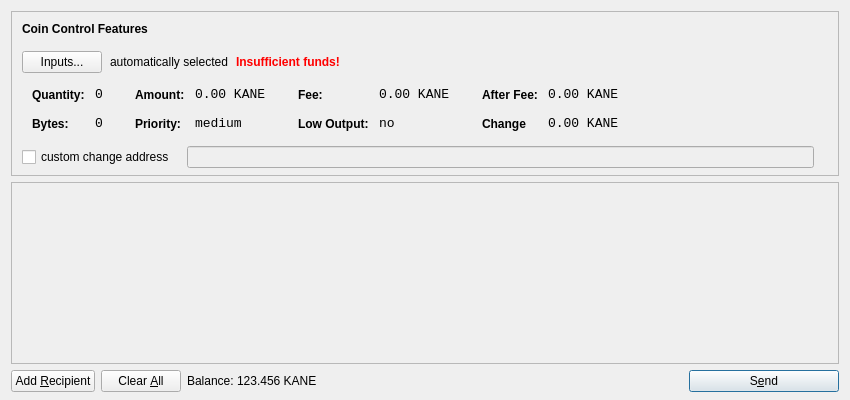
<?xml version="1.0" encoding="UTF-8"?>
<ui version="4.0">
 <class>SendCoinsDialog</class>
 <widget class="QDialog" name="SendCoinsDialog">
  <property name="geometry">
   <rect>
    <x>0</x>
    <y>0</y>
    <width>850</width>
    <height>400</height>
   </rect>
  </property>
  <property name="windowTitle">
   <string>Send Coins</string>
  </property>
  <layout class="QVBoxLayout" name="verticalLayout" stretch="0,1,0">
   <property name="bottomMargin">
    <number>8</number>
   </property>
   <item>
    <widget class="QFrame" name="frameCoinControl">
     <property name="sizePolicy">
      <sizepolicy hsizetype="Expanding" vsizetype="Expanding">
       <horstretch>0</horstretch>
       <verstretch>0</verstretch>
      </sizepolicy>
     </property>
     <property name="maximumSize">
      <size>
       <width>16777215</width>
       <height>16777215</height>
      </size>
     </property>
     <property name="frameShape">
      <enum>QFrame::StyledPanel</enum>
     </property>
     <property name="frameShadow">
      <enum>QFrame::Sunken</enum>
     </property>
     <layout class="QVBoxLayout" name="verticalLayoutCoinControl2">
      <property name="spacing">
       <number>-1</number>
      </property>
      <property name="leftMargin">
       <number>0</number>
      </property>
      <property name="topMargin">
       <number>0</number>
      </property>
      <property name="rightMargin">
       <number>0</number>
      </property>
      <property name="bottomMargin">
       <number>6</number>
      </property>
      <item>
       <layout class="QVBoxLayout" name="verticalLayoutCoinControl" stretch="0,0,0,0,1">
        <property name="spacing">
         <number>0</number>
        </property>
        <property name="leftMargin">
         <number>10</number>
        </property>
        <property name="topMargin">
         <number>10</number>
        </property>
        <item>
         <layout class="QHBoxLayout" name="horizontalLayoutCoinControl1">
          <property name="bottomMargin">
           <number>15</number>
          </property>
          <item>
           <widget class="QLabel" name="labelCoinControlFeatures">
            <property name="sizePolicy">
             <sizepolicy hsizetype="Preferred" vsizetype="Maximum">
              <horstretch>0</horstretch>
              <verstretch>0</verstretch>
             </sizepolicy>
            </property>
            <property name="font">
             <font>
              <weight>75</weight>
              <bold>true</bold>
             </font>
            </property>
            <property name="styleSheet">
             <string notr="true">font-weight:bold;</string>
            </property>
            <property name="text">
             <string>Coin Control Features</string>
            </property>
           </widget>
          </item>
         </layout>
        </item>
        <item>
         <layout class="QHBoxLayout" name="horizontalLayoutCoinControl2" stretch="0,0,0,0">
          <property name="spacing">
           <number>8</number>
          </property>
          <property name="bottomMargin">
           <number>10</number>
          </property>
          <item>
           <widget class="QPushButton" name="pushButtonCoinControl">
            <property name="styleSheet">
             <string notr="true"/>
            </property>
            <property name="text">
             <string>Inputs...</string>
            </property>
           </widget>
          </item>
          <item>
           <widget class="QLabel" name="labelCoinControlAutomaticallySelected">
            <property name="text">
             <string>automatically selected</string>
            </property>
            <property name="margin">
             <number>5</number>
            </property>
           </widget>
          </item>
          <item>
           <widget class="QLabel" name="labelCoinControlInsuffFunds">
            <property name="font">
             <font>
              <weight>75</weight>
              <bold>true</bold>
             </font>
            </property>
            <property name="styleSheet">
             <string notr="true">color:red;font-weight:bold;</string>
            </property>
            <property name="text">
             <string>Insufficient funds!</string>
            </property>
            <property name="margin">
             <number>5</number>
            </property>
           </widget>
          </item>
          <item>
           <spacer name="horizontalSpacerCoinControl">
            <property name="orientation">
             <enum>Qt::Horizontal</enum>
            </property>
            <property name="sizeHint" stdset="0">
             <size>
              <width>40</width>
              <height>1</height>
             </size>
            </property>
           </spacer>
          </item>
         </layout>
        </item>
        <item>
         <widget class="QWidget" name="widgetCoinControl" native="true">
          <property name="sizePolicy">
           <sizepolicy hsizetype="Preferred" vsizetype="Preferred">
            <horstretch>0</horstretch>
            <verstretch>0</verstretch>
           </sizepolicy>
          </property>
          <property name="minimumSize">
           <size>
            <width>0</width>
            <height>0</height>
           </size>
          </property>
          <property name="styleSheet">
           <string notr="true"/>
          </property>
          <layout class="QHBoxLayout" name="horizontalLayoutCoinControl5">
           <property name="margin">
            <number>0</number>
           </property>
           <item>
            <layout class="QHBoxLayout" name="horizontalLayoutCoinControl3" stretch="0,0,0,1">
             <property name="spacing">
              <number>20</number>
             </property>
             <property name="topMargin">
              <number>0</number>
             </property>
             <property name="bottomMargin">
              <number>10</number>
             </property>
             <item>
              <layout class="QFormLayout" name="formLayoutCoinControl1">
               <property name="horizontalSpacing">
                <number>10</number>
               </property>
               <property name="verticalSpacing">
                <number>14</number>
               </property>
               <property name="leftMargin">
                <number>10</number>
               </property>
               <property name="topMargin">
                <number>4</number>
               </property>
               <property name="rightMargin">
                <number>6</number>
               </property>
               <item row="0" column="0">
                <widget class="QLabel" name="labelCoinControlQuantityText">
                 <property name="styleSheet">
                  <string notr="true">font-weight:bold;</string>
                 </property>
                 <property name="text">
                  <string>Quantity:</string>
                 </property>
                 <property name="margin">
                  <number>0</number>
                 </property>
                </widget>
               </item>
               <item row="0" column="1">
                <widget class="QLabel" name="labelCoinControlQuantity">
                 <property name="font">
                  <font>
                   <family>Monospace</family>
                   <pointsize>10</pointsize>
                  </font>
                 </property>
                 <property name="cursor">
                  <cursorShape>IBeamCursor</cursorShape>
                 </property>
                 <property name="contextMenuPolicy">
                  <enum>Qt::ActionsContextMenu</enum>
                 </property>
                 <property name="text">
                  <string>0</string>
                 </property>
                 <property name="margin">
                  <number>0</number>
                 </property>
                 <property name="textInteractionFlags">
                  <set>Qt::LinksAccessibleByMouse|Qt::TextSelectableByKeyboard|Qt::TextSelectableByMouse</set>
                 </property>
                </widget>
               </item>
               <item row="1" column="0">
                <widget class="QLabel" name="labelCoinControlBytesText">
                 <property name="styleSheet">
                  <string notr="true">font-weight:bold;</string>
                 </property>
                 <property name="text">
                  <string>Bytes:</string>
                 </property>
                </widget>
               </item>
               <item row="1" column="1">
                <widget class="QLabel" name="labelCoinControlBytes">
                 <property name="font">
                  <font>
                   <family>Monospace</family>
                   <pointsize>10</pointsize>
                  </font>
                 </property>
                 <property name="cursor">
                  <cursorShape>IBeamCursor</cursorShape>
                 </property>
                 <property name="contextMenuPolicy">
                  <enum>Qt::ActionsContextMenu</enum>
                 </property>
                 <property name="text">
                  <string>0</string>
                 </property>
                 <property name="textInteractionFlags">
                  <set>Qt::LinksAccessibleByMouse|Qt::TextSelectableByKeyboard|Qt::TextSelectableByMouse</set>
                 </property>
                </widget>
               </item>
              </layout>
             </item>
             <item>
              <layout class="QFormLayout" name="formLayoutCoinControl2">
               <property name="horizontalSpacing">
                <number>10</number>
               </property>
               <property name="verticalSpacing">
                <number>14</number>
               </property>
               <property name="leftMargin">
                <number>6</number>
               </property>
               <property name="topMargin">
                <number>4</number>
               </property>
               <property name="rightMargin">
                <number>6</number>
               </property>
               <item row="0" column="0">
                <widget class="QLabel" name="labelCoinControlAmountText">
                 <property name="styleSheet">
                  <string notr="true">font-weight:bold;</string>
                 </property>
                 <property name="text">
                  <string>Amount:</string>
                 </property>
                 <property name="margin">
                  <number>0</number>
                 </property>
                </widget>
               </item>
               <item row="0" column="1">
                <widget class="QLabel" name="labelCoinControlAmount">
                 <property name="font">
                  <font>
                   <family>Monospace</family>
                   <pointsize>10</pointsize>
                  </font>
                 </property>
                 <property name="cursor">
                  <cursorShape>IBeamCursor</cursorShape>
                 </property>
                 <property name="contextMenuPolicy">
                  <enum>Qt::ActionsContextMenu</enum>
                 </property>
                 <property name="text">
                  <string>0.00 KANE</string>
                 </property>
                 <property name="textInteractionFlags">
                  <set>Qt::LinksAccessibleByMouse|Qt::TextSelectableByKeyboard|Qt::TextSelectableByMouse</set>
                 </property>
                </widget>
               </item>
               <item row="1" column="0">
                <widget class="QLabel" name="labelCoinControlPriorityText">
                 <property name="styleSheet">
                  <string notr="true">font-weight:bold;</string>
                 </property>
                 <property name="text">
                  <string>Priority:</string>
                 </property>
                </widget>
               </item>
               <item row="1" column="1">
                <widget class="QLabel" name="labelCoinControlPriority">
                 <property name="font">
                  <font>
                   <family>Monospace</family>
                   <pointsize>10</pointsize>
                  </font>
                 </property>
                 <property name="cursor">
                  <cursorShape>IBeamCursor</cursorShape>
                 </property>
                 <property name="contextMenuPolicy">
                  <enum>Qt::ActionsContextMenu</enum>
                 </property>
                 <property name="text">
                  <string>medium</string>
                 </property>
                 <property name="textInteractionFlags">
                  <set>Qt::LinksAccessibleByMouse|Qt::TextSelectableByKeyboard|Qt::TextSelectableByMouse</set>
                 </property>
                </widget>
               </item>
              </layout>
             </item>
             <item>
              <layout class="QFormLayout" name="formLayoutCoinControl3">
               <property name="horizontalSpacing">
                <number>10</number>
               </property>
               <property name="verticalSpacing">
                <number>14</number>
               </property>
               <property name="leftMargin">
                <number>6</number>
               </property>
               <property name="topMargin">
                <number>4</number>
               </property>
               <property name="rightMargin">
                <number>6</number>
               </property>
               <item row="0" column="0">
                <widget class="QLabel" name="labelCoinControlFeeText">
                 <property name="styleSheet">
                  <string notr="true">font-weight:bold;</string>
                 </property>
                 <property name="text">
                  <string>Fee:</string>
                 </property>
                 <property name="margin">
                  <number>0</number>
                 </property>
                </widget>
               </item>
               <item row="0" column="1">
                <widget class="QLabel" name="labelCoinControlFee">
                 <property name="font">
                  <font>
                   <family>Monospace</family>
                   <pointsize>10</pointsize>
                  </font>
                 </property>
                 <property name="cursor">
                  <cursorShape>IBeamCursor</cursorShape>
                 </property>
                 <property name="contextMenuPolicy">
                  <enum>Qt::ActionsContextMenu</enum>
                 </property>
                 <property name="text">
                  <string>0.00 KANE</string>
                 </property>
                 <property name="textInteractionFlags">
                  <set>Qt::LinksAccessibleByMouse|Qt::TextSelectableByKeyboard|Qt::TextSelectableByMouse</set>
                 </property>
                </widget>
               </item>
               <item row="1" column="0">
                <widget class="QLabel" name="labelCoinControlLowOutputText">
                 <property name="styleSheet">
                  <string notr="true">font-weight:bold;</string>
                 </property>
                 <property name="text">
                  <string>Low Output:</string>
                 </property>
                </widget>
               </item>
               <item row="1" column="1">
                <widget class="QLabel" name="labelCoinControlLowOutput">
                 <property name="font">
                  <font>
                   <family>Monospace</family>
                   <pointsize>10</pointsize>
                  </font>
                 </property>
                 <property name="cursor">
                  <cursorShape>IBeamCursor</cursorShape>
                 </property>
                 <property name="contextMenuPolicy">
                  <enum>Qt::ActionsContextMenu</enum>
                 </property>
                 <property name="text">
                  <string>no</string>
                 </property>
                 <property name="textInteractionFlags">
                  <set>Qt::LinksAccessibleByMouse|Qt::TextSelectableByKeyboard|Qt::TextSelectableByMouse</set>
                 </property>
                </widget>
               </item>
              </layout>
             </item>
             <item>
              <layout class="QFormLayout" name="formLayoutCoinControl4">
               <property name="horizontalSpacing">
                <number>10</number>
               </property>
               <property name="verticalSpacing">
                <number>14</number>
               </property>
               <property name="leftMargin">
                <number>6</number>
               </property>
               <property name="topMargin">
                <number>4</number>
               </property>
               <property name="rightMargin">
                <number>6</number>
               </property>
               <item row="0" column="0">
                <widget class="QLabel" name="labelCoinControlAfterFeeText">
                 <property name="styleSheet">
                  <string notr="true">font-weight:bold;</string>
                 </property>
                 <property name="text">
                  <string>After Fee:</string>
                 </property>
                 <property name="margin">
                  <number>0</number>
                 </property>
                </widget>
               </item>
               <item row="0" column="1">
                <widget class="QLabel" name="labelCoinControlAfterFee">
                 <property name="font">
                  <font>
                   <family>Monospace</family>
                   <pointsize>10</pointsize>
                  </font>
                 </property>
                 <property name="cursor">
                  <cursorShape>IBeamCursor</cursorShape>
                 </property>
                 <property name="contextMenuPolicy">
                  <enum>Qt::ActionsContextMenu</enum>
                 </property>
                 <property name="text">
                  <string>0.00 KANE</string>
                 </property>
                 <property name="textInteractionFlags">
                  <set>Qt::LinksAccessibleByMouse|Qt::TextSelectableByKeyboard|Qt::TextSelectableByMouse</set>
                 </property>
                </widget>
               </item>
               <item row="1" column="0">
                <widget class="QLabel" name="labelCoinControlChangeText">
                 <property name="styleSheet">
                  <string notr="true">font-weight:bold;</string>
                 </property>
                 <property name="text">
                  <string>Change</string>
                 </property>
                </widget>
               </item>
               <item row="1" column="1">
                <widget class="QLabel" name="labelCoinControlChange">
                 <property name="font">
                  <font>
                   <family>Monospace</family>
                   <pointsize>10</pointsize>
                  </font>
                 </property>
                 <property name="cursor">
                  <cursorShape>IBeamCursor</cursorShape>
                 </property>
                 <property name="contextMenuPolicy">
                  <enum>Qt::ActionsContextMenu</enum>
                 </property>
                 <property name="text">
                  <string>0.00 KANE</string>
                 </property>
                 <property name="textInteractionFlags">
                  <set>Qt::LinksAccessibleByMouse|Qt::TextSelectableByKeyboard|Qt::TextSelectableByMouse</set>
                 </property>
                </widget>
               </item>
              </layout>
             </item>
            </layout>
           </item>
          </layout>
         </widget>
        </item>
        <item>
         <layout class="QHBoxLayout" name="horizontalLayoutCoinControl4" stretch="0,0,0">
          <property name="spacing">
           <number>12</number>
          </property>
          <property name="sizeConstraint">
           <enum>QLayout::SetDefaultConstraint</enum>
          </property>
          <property name="topMargin">
           <number>5</number>
          </property>
          <property name="rightMargin">
           <number>5</number>
          </property>
          <item>
           <widget class="QCheckBox" name="checkBoxCoinControlChange">
            <property name="text">
             <string>custom change address</string>
            </property>
           </widget>
          </item>
          <item>
           <widget class="QLineEdit" name="lineEditCoinControlChange">
            <property name="enabled">
             <bool>false</bool>
            </property>
            <property name="sizePolicy">
             <sizepolicy hsizetype="Expanding" vsizetype="Fixed">
              <horstretch>0</horstretch>
              <verstretch>0</verstretch>
             </sizepolicy>
            </property>
           </widget>
          </item>
          <item>
           <widget class="QLabel" name="labelCoinControlChangeLabel">
            <property name="sizePolicy">
             <sizepolicy hsizetype="Preferred" vsizetype="Expanding">
              <horstretch>0</horstretch>
              <verstretch>0</verstretch>
             </sizepolicy>
            </property>
            <property name="minimumSize">
             <size>
              <width>0</width>
              <height>0</height>
             </size>
            </property>
            <property name="text">
             <string/>
            </property>
            <property name="margin">
             <number>3</number>
            </property>
           </widget>
          </item>
         </layout>
        </item>
        <item>
         <spacer name="verticalSpacerCoinControl">
          <property name="orientation">
           <enum>Qt::Vertical</enum>
          </property>
          <property name="sizeHint" stdset="0">
           <size>
            <width>800</width>
            <height>1</height>
           </size>
          </property>
         </spacer>
        </item>
       </layout>
      </item>
     </layout>
    </widget>
   </item>
   <item>
    <widget class="QScrollArea" name="scrollArea">
     <property name="widgetResizable">
      <bool>true</bool>
     </property>
     <widget class="QWidget" name="scrollAreaWidgetContents">
      <property name="geometry">
       <rect>
        <x>0</x>
        <y>0</y>
        <width>830</width>
        <height>165</height>
       </rect>
      </property>
      <layout class="QVBoxLayout" name="verticalLayout_2">
       <property name="margin">
        <number>0</number>
       </property>
       <item>
        <layout class="QVBoxLayout" name="entries">
         <property name="spacing">
          <number>6</number>
         </property>
        </layout>
       </item>
       <item>
        <spacer name="verticalSpacer">
         <property name="orientation">
          <enum>Qt::Vertical</enum>
         </property>
         <property name="sizeHint" stdset="0">
          <size>
           <width>20</width>
           <height>40</height>
          </size>
         </property>
        </spacer>
       </item>
      </layout>
     </widget>
    </widget>
   </item>
   <item>
    <layout class="QHBoxLayout" name="horizontalLayout">
     <item>
      <widget class="QPushButton" name="addButton">
       <property name="toolTip">
        <string>Send to multiple recipients at once</string>
       </property>
       <property name="text">
        <string>Add &amp;Recipient</string>
       </property>
       <property name="icon">
        <iconset resource="../bitcoin.qrc">
         <normaloff>:/icons/add</normaloff>:/icons/add</iconset>
       </property>
       <property name="autoDefault">
        <bool>false</bool>
       </property>
      </widget>
     </item>
     <item>
      <widget class="QPushButton" name="clearButton">
       <property name="sizePolicy">
        <sizepolicy hsizetype="Minimum" vsizetype="Fixed">
         <horstretch>0</horstretch>
         <verstretch>0</verstretch>
        </sizepolicy>
       </property>
       <property name="toolTip">
        <string>Remove all transaction fields</string>
       </property>
       <property name="text">
        <string>Clear &amp;All</string>
       </property>
       <property name="icon">
        <iconset resource="../bitcoin.qrc">
         <normaloff>:/icons/remove</normaloff>:/icons/remove</iconset>
       </property>
       <property name="autoRepeatDelay">
        <number>300</number>
       </property>
       <property name="autoDefault">
        <bool>false</bool>
       </property>
      </widget>
     </item>
     <item>
      <layout class="QHBoxLayout" name="horizontalLayout_2">
       <property name="spacing">
        <number>3</number>
       </property>
       <item>
        <widget class="QLabel" name="label">
         <property name="sizePolicy">
          <sizepolicy hsizetype="Preferred" vsizetype="Fixed">
           <horstretch>0</horstretch>
           <verstretch>0</verstretch>
          </sizepolicy>
         </property>
         <property name="text">
          <string>Balance:</string>
         </property>
        </widget>
       </item>
       <item>
        <widget class="QLabel" name="labelBalance">
         <property name="sizePolicy">
          <sizepolicy hsizetype="Preferred" vsizetype="Fixed">
           <horstretch>0</horstretch>
           <verstretch>0</verstretch>
          </sizepolicy>
         </property>
         <property name="cursor">
          <cursorShape>IBeamCursor</cursorShape>
         </property>
         <property name="text">
          <string>123.456 KANE</string>
         </property>
         <property name="textInteractionFlags">
          <set>Qt::LinksAccessibleByMouse|Qt::TextSelectableByKeyboard|Qt::TextSelectableByMouse</set>
         </property>
        </widget>
       </item>
      </layout>
     </item>
     <item>
      <spacer name="horizontalSpacer">
       <property name="orientation">
        <enum>Qt::Horizontal</enum>
       </property>
       <property name="sizeHint" stdset="0">
        <size>
         <width>40</width>
         <height>20</height>
        </size>
       </property>
      </spacer>
     </item>
     <item>
      <widget class="QPushButton" name="sendButton">
       <property name="minimumSize">
        <size>
         <width>150</width>
         <height>0</height>
        </size>
       </property>
       <property name="toolTip">
        <string>Confirm the send action</string>
       </property>
       <property name="text">
        <string>S&amp;end</string>
       </property>
       <property name="icon">
        <iconset resource="../bitcoin.qrc">
         <normaloff>:/icons/send</normaloff>:/icons/send</iconset>
       </property>
       <property name="default">
        <bool>true</bool>
       </property>
      </widget>
     </item>
    </layout>
   </item>
  </layout>
 </widget>
 <resources>
  <include location="../bitcoin.qrc"/>
 </resources>
 <connections/>
</ui>
